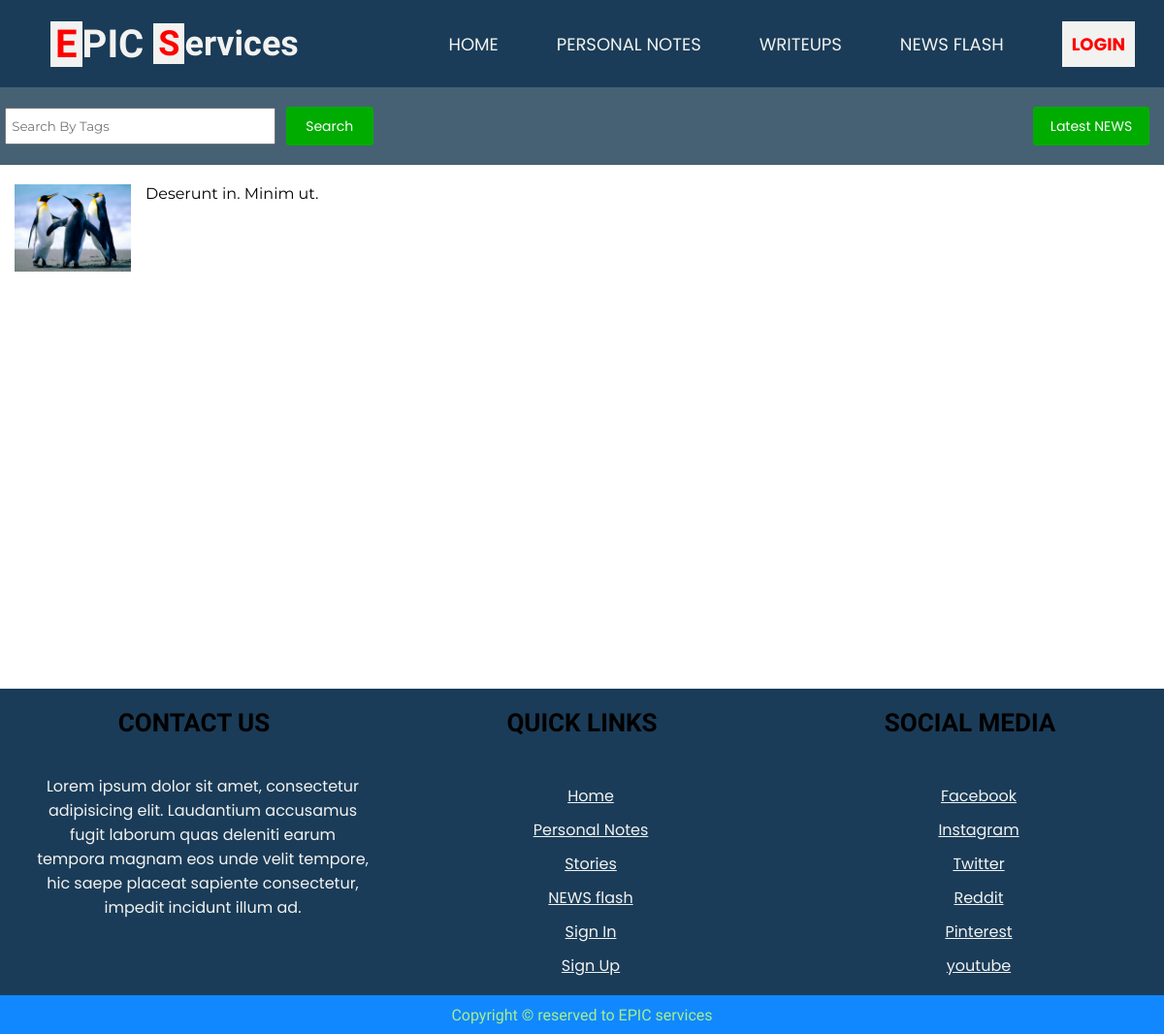
Page /news/index.php?filter=latest on the earlier database version.
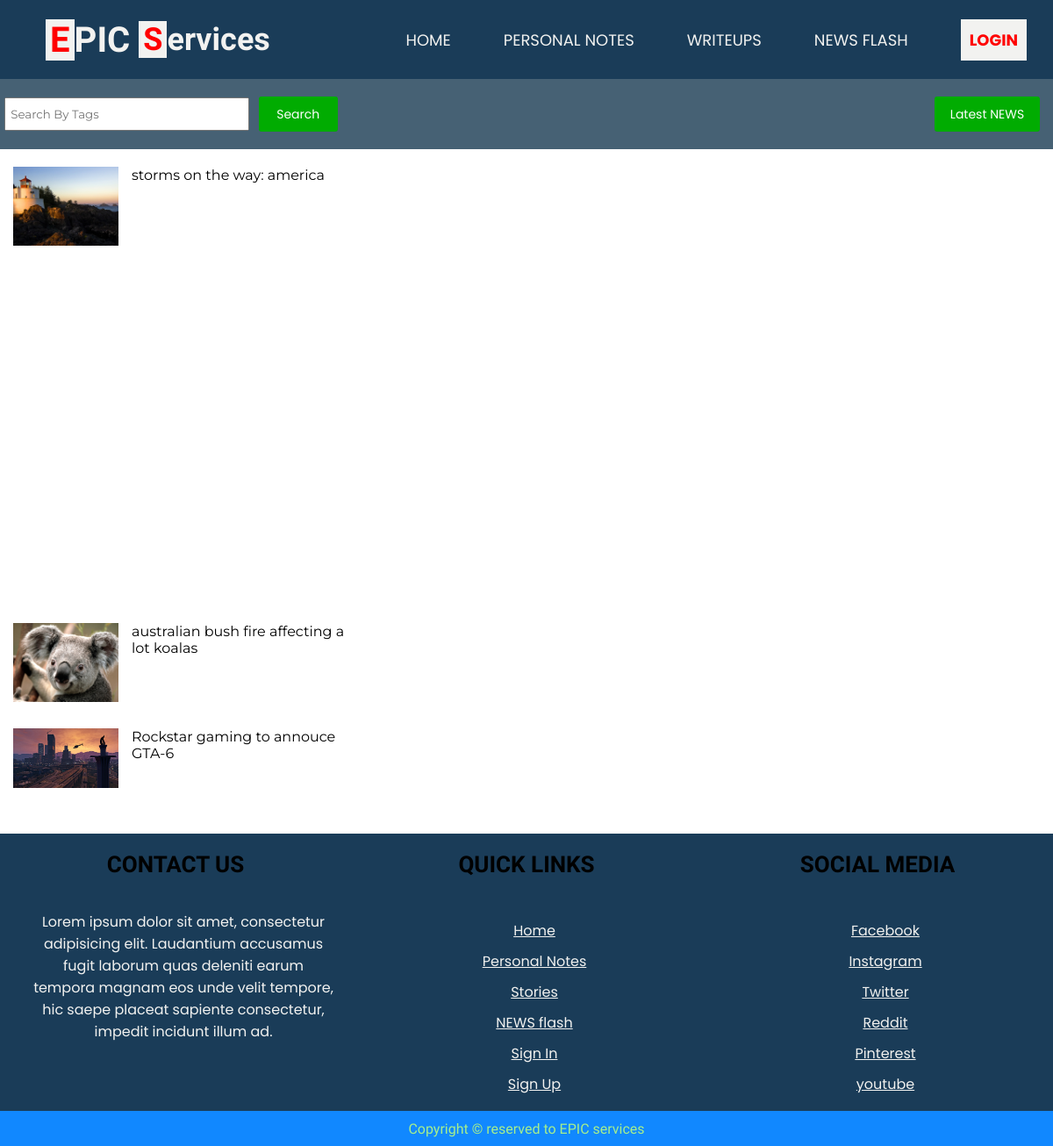
Same page on the later database version.
### tables this page shows
CREATE TABLE `news` (
  `newsid` int(11) NOT NULL,
  `newstitle` text,
  `newsdata` text,
  `newstags` text,
  `thumbnail` text,
  `dttm` date DEFAULT NULL
);

### news/index.php (the view, shortened to what this page needs)
<?php
	include("../public/top.php");
?>
<!DOCTYPE html>
<html lang="en">
<head>
	<link rel="stylesheet" href="styles/news.css">
</head>
<body>
	<section id="newsContainer">
		<?php
			include '../public/header.php';
		?>
		<section class="news-container-main">
			<section class="news-options">
				<section class="search-news">
					<form method="get" action="">
						<input type="text" name="searchNews" placeholder="Search By Tags">
						<button type="submit" name="searchNews" value="true">Search</button>
					</form>
				</section>
				<section class="more-ops">
					<a href="index.php?filter=latest" class="ctrl-btn">
						Latest NEWS
					</a>
				</section>
			</section>
			<?php
				if (!isset($_GET['searchNews'])) {
					if (!isset($_GET['filter'])) {
						$selectnewsquery = "select * from news where dttm > now() - interval 3 day order by rand() limit 20";
					}
					else if($_GET['filter'] == "latest") {
						$selectnewsquery = "select * from news order by newsid desc limit 20";
					}
				}
				else {
					$tagsToSearch = $_GET['searchNews'];
					$selectnewsquery = "select * from news where newstags like '%$tagsToSearch%'";
				}
				$res = mysqli_query($conn, $selectnewsquery);
				$checkData = mysqli_num_rows($res);
				if ($checkData > 0) {
					while($row = mysqli_fetch_array($res)) {
						$newsId = $row['newsid'];
						$newsTitle = $row['newstitle'];
						$newsThumbnail = $row['thumbnail'];
			?>
			<section class="n-container">
				<a href="open.php?newsid=<?= $newsId ?>">
					<section class="news-main">
						<section class="news-thumbnail">
							<img src="thumbnails/<?= $newsThumbnail ?>">
						</section>
						<section class="news-title">
							<?= $newsTitle ?>
						</section>
					</section>
				</a>
			</section>
		</section>
		<?php
					}
				}
		?>
		<?php
			include '../public/footer.php';
		?>
	</section>
</body>
</html>

Differences in the rows shown:
added news: thumbnail (picture), newstitle "storms on the way: america"
added news: thumbnail (picture), newstitle "australian bush fire affecting a lot koalas"
changed news: thumbnail: a different picture; newstitle "Deserunt in. Minim ut." → "Rockstar gaming to annouce GTA-6"
